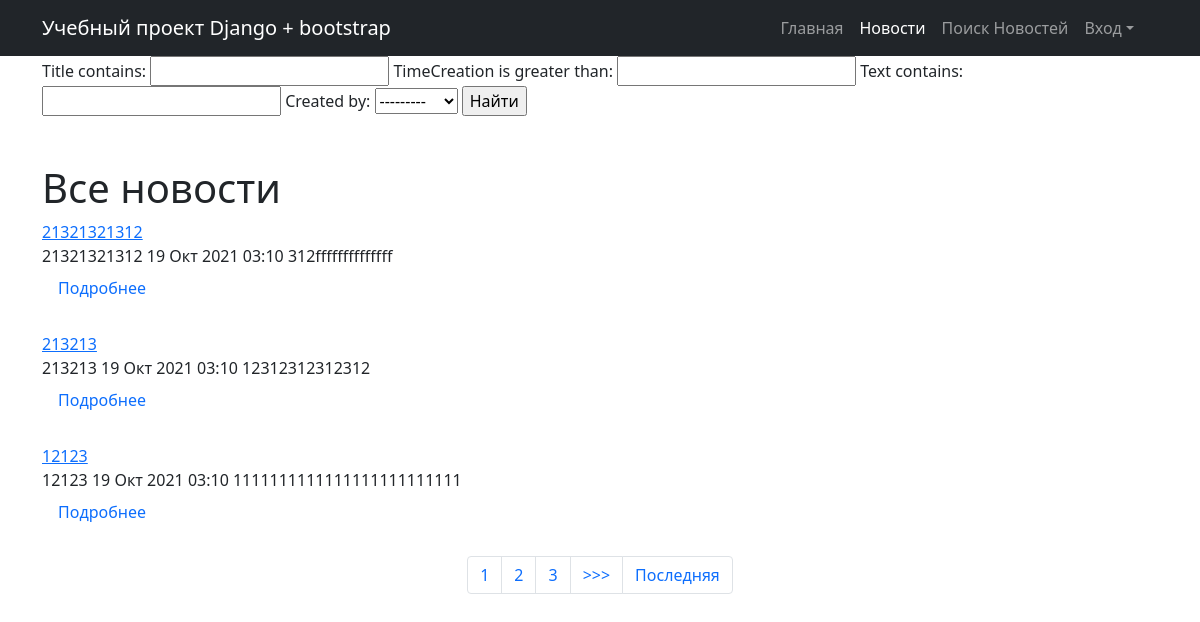
Page /news/search/ on the earlier database version.
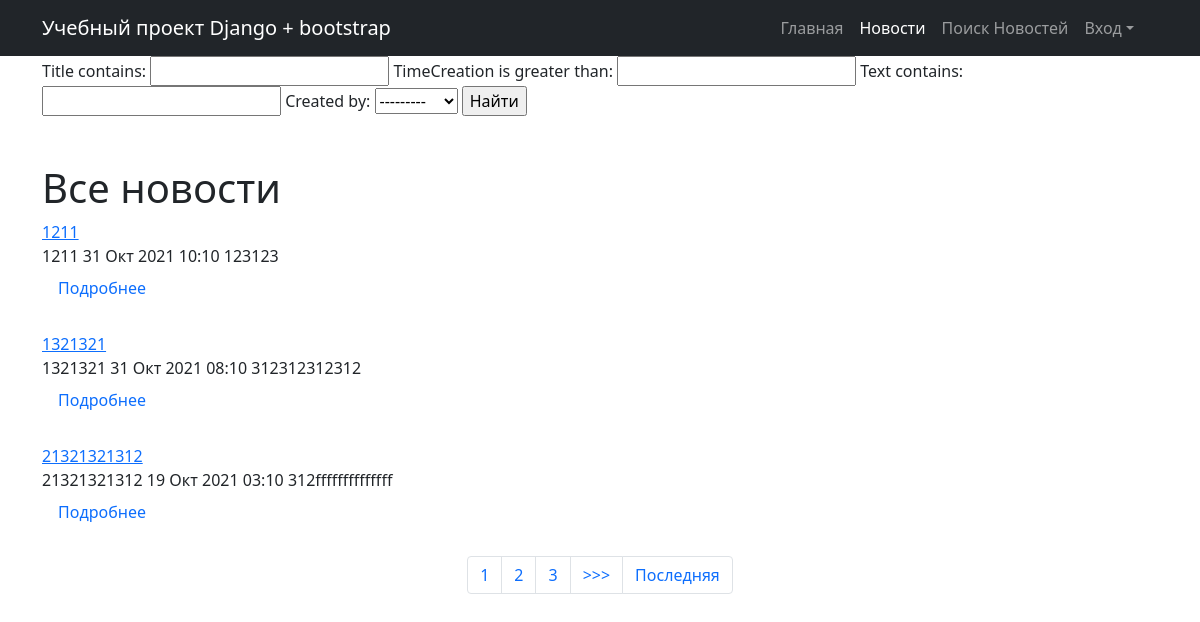
Same page on the later database version.
### news/models.py (models this page shows, shortened)
class Post(models.Model):
    NEWS = 'NW'
    ARTICLE = 'AR'
    MATERIAL_CHOICES = [
        (NEWS, 'Новость'),
        (ARTICLE, 'Статья'),
    ]
    material = models.CharField(
        max_length=7,
        choices=MATERIAL_CHOICES,
        default='article')
    created_by = models.ForeignKey(Author, on_delete=models.CASCADE)
    timeCreation = models.DateTimeField(auto_now_add=True)
    title = models.CharField(max_length=128)
    text = models.TextField()
    rating = models.IntegerField(default=0)
    postCategory = models.ManyToManyField(Category, through='PostCategory')

### news/views.py (the view)
# urls.py: path('search/', PostsSearch.as_view()),
class PostsSearch(ListView):
    model = Post
    template_name = 'news/search.html'
    context_object_name = 'posts'
    ordering = ['-timeCreation', 'created_by']
    paginate_by = 3
    def get_filter(self):
        return PostFilter(self.request.GET, queryset=super().get_queryset())
    def get_queryset(self):
        return self.get_filter().qs
    def get_context_data(self, *args, **kwargs):
        return {
            **super().get_context_data(*args, **kwargs),
            "filter": self.get_filter(),
        }

### news/models.py (called while the page is built)
    def __str__(self):
        return f'{self.user.username}'

### news/templatetags/custom_filters.py (called while the page is built)
@register.filter(name='censor') # регестрируем наш фильтр под именем multiply, чтоб django понимал, что это именно фильтр, а не простая функция
def censor(raw): # первый аргумент здесь это то значение, к которому надо применить фильтр, второй аргуменит — это аргумент фильтра, т.е. примерно следующее будет в шаблоне value|multiply:arg
    list_word = raw.split()
    clear_text = ''
    word=''
    for i in list_word:
        if '.' or ',' in i:
            word = i.replace(',', '')
            word = i.replace('.', '')
        if not word.lower() in CENSOR:
            clear_text += i + ' '
        else:
            clear_text += 'censor '
    return clear_text

### templates/news/search.html (shortened to what this page needs)
{% extends 'flatpages/default.html' %}
{% block content %}
<div class="container">
<form method="GET">
    {{ filter.form }}
    <input type="submit" value="Найти">
</form>
</div>
<div class="container">
<div class="text-left mt-5">
<h1>Все новости </h1>
{% load custom_filters %}
{% if posts %}
    {% for post in posts %}
        <a href="{% url 'post_detail' post.id %}">{{ post.title|censor }}</a>
        <br>
        {{ post.title |censor }}  {{ post.timeCreation |date:'d M Y h:m'}} {{ post.text | truncatechars:200 |censor }}
    <a class="nav-link active" aria-current="page" href="/news/{{post.pk}}">Подробнее</a>
        <br>
    {% endfor %}
    {% else %}
        <h2> Новостей нет</h2>
{% endif %}
  </div>
</div>
{% include 'news/pagination.html' %}
{% endblock content %}

### templates/flatpages/default.html (shortened to what this page needs)
<!DOCTYPE html>
<html lang="en">
    <head>
        {% load static %}
        <link rel="stylesheet" type="text/css" href="{% static 'news/css/styles.css' %}">
    </head>
    <body>
        <nav class="navbar navbar-expand-lg navbar-dark bg-dark">
            <div class="container">
                <a class="navbar-brand" href="#">Учебный проект Django + bootstrap</a>
                <div class="collapse navbar-collapse" id="navbarSupportedContent">
                    <ul class="navbar-nav ms-auto mb-2 mb-lg-0">
                        <li class="nav-item"><a class="nav-link" href="/">Главная</a></li>
                        <li class="nav-item"><a class="nav-link active" aria-current="page" href="/news/">Новости</a></li>
                        <li class="nav-item"><a class="nav-link" aria-current="page" href="/news/search">Поиск Новостей</a></li>
                        <li class="nav-item dropdown">
                            <a class="nav-link dropdown-toggle" id="navbarDropdown" href="#" role="button" data-bs-toggle="dropdown" aria-expanded="false">Вход</a>
                        <li class="nav-item ">
                          <a class="nav-link disabled">{{user.username}}</a>
                        </li>
                    </ul>
                </div>
            </div>
        </nav>
        <main>
        {% block body %}
            {% block content %}
            {% endblock content %}
        {% endblock body %}
        </main>
    </body>
</html>

### templates/news/pagination.html (shortened to what this page needs)
<div class="container">
<nav aria-label="Page navigation example">
    <ul class="pagination justify-content-center">
    {% if is_paginated %}
        {% for num in page_obj.paginator.page_range %}
            {% if page_obj.number == num %}
        <li class="page-item">  <a class="page-link">{{ num }}</a> </li>
            {% elif num > page_obj.number|add:'-3' and num < page_obj.number|add:'3' %}
        <li class="page-item"> <a class="page-link" href="?page={{ num }}">{{ num }}</a> </li>
            {% endif %}
        {% endfor %}
        {% if page_obj.has_next %}
        <li class="page-item"> <a class="page-link" href="?page={{ page_obj.next_page_number }}">>>></a> </li>
        <li class="page-item">    <a class="page-link" href="?page={{ page_obj.paginator.num_pages }}">Последняя</a> </li>
        {% endif %}
        {% endif %}
        </ul>
</nav>
</div>

Differences in the rows shown:
no longer on this page (row unchanged): Post: title|censor "213213", timeCreation "19 Окт 2021 03:10", text|censor "12312312312312"
no longer on this page (row unchanged): Post: title|censor "12123", timeCreation "19 Окт 2021 03:10", text|censor "1111111111111111111111111"
added Post: title|censor "1211", timeCreation "31 Окт 2021 10:10", text|censor "123123"
added Post: title|censor "1321321", timeCreation "31 Окт 2021 08:10", text|censor "312312312312"
